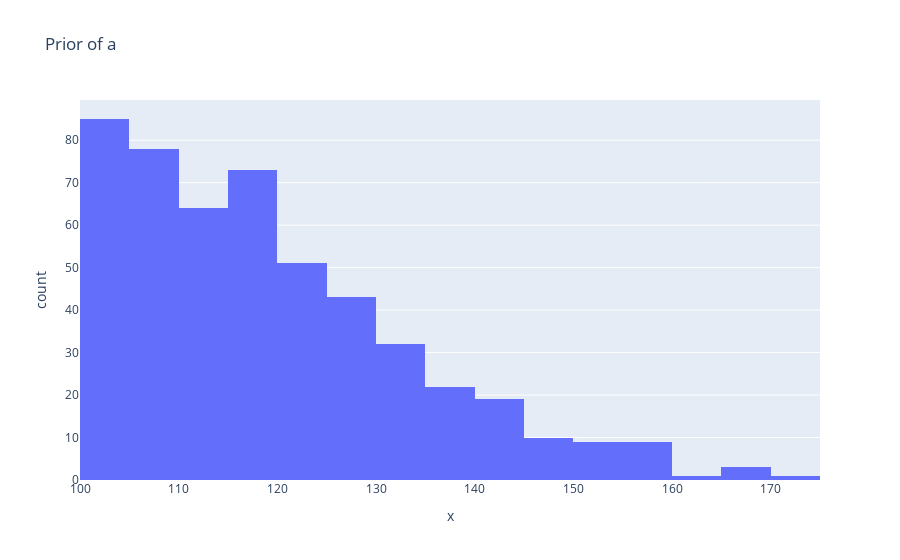

The cell this chart's notebook holds for it:
### Code cell
fig = px.histogram(x=prior_pred.prior["a"].values.flatten(), title="Prior of a")
fig.show()

### Figure 1 — Plotly figure (JSON) as saved in the notebook; plotly's stock layout.template omitted (floating-point values rounded to 4 significant figures; data arrays with more than 128 entries replaced by an {"elided": "..."} marker saying what was removed)
{"data": [{"bingroup": "x", "hovertemplate": "x=%{x}<br>count=%{y}<extra></extra>", "legendgroup": "", "marker": {"color": "#636efa", "pattern": {"shape": ""}}, "name": "", "orientation": "v", "showlegend": false, "type": "histogram", "x": {"elided": "500 float values"}, "xaxis": "x", "yaxis": "y"}], "layout": {"barmode": "relative", "legend": {"tracegroupgap": 0}, "title": {"text": "Prior of a"}, "xaxis": {"anchor": "y", "domain": [0, 1], "title": {"text": "x"}}, "yaxis": {"anchor": "x", "domain": [0, 1], "title": {"text": "count"}}}}
